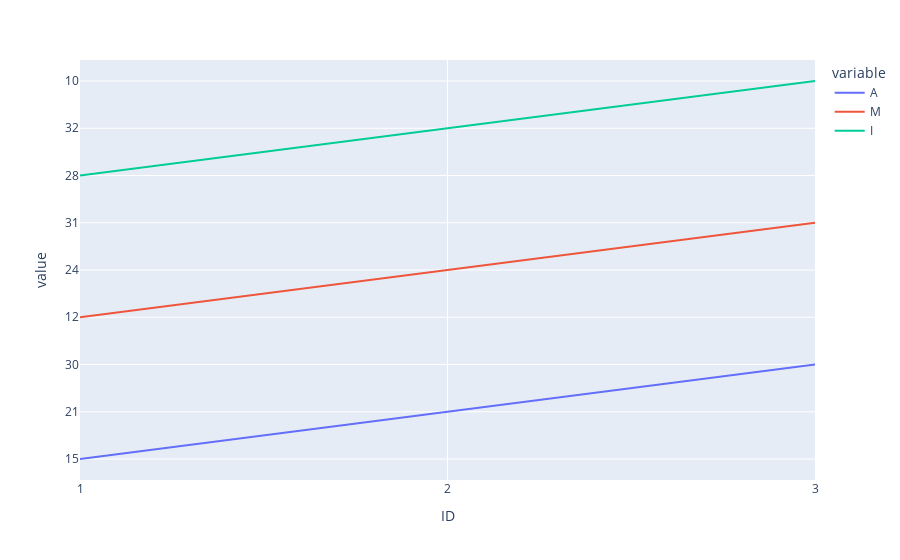

Notebook source saved alongside this figure:
### Code cell
#df1 = df.melt(id_vars=['Date']+list(df.keys()[5:]), var_name='AAPL')
#px.line(df1, x='Date', y='value', color='AAPL' )

df = pd.DataFrame({
    'ID': ['1','2','3'],
    'A': ['15','21','30'],
    'M': ['12','24','31'],
    'I': ['28','32','10']})


fig = px.line(df, x='ID', y=df.columns)
fig.show()

### Figure 1 — Plotly figure (JSON) as saved in the notebook; plotly's stock layout.template omitted (floating-point values rounded to 4 significant figures)
{"data": [{"hovertemplate": "variable=A<br>ID=%{x}<br>value=%{y}<extra></extra>", "legendgroup": "A", "line": {"color": "#636efa", "dash": "solid"}, "mode": "lines", "name": "A", "orientation": "v", "showlegend": true, "type": "scatter", "x": ["1", "2", "3"], "xaxis": "x", "y": ["15", "21", "30"], "yaxis": "y"}, {"hovertemplate": "variable=M<br>ID=%{x}<br>value=%{y}<extra></extra>", "legendgroup": "M", "line": {"color": "#EF553B", "dash": "solid"}, "mode": "lines", "name": "M", "orientation": "v", "showlegend": true, "type": "scatter", "x": ["1", "2", "3"], "xaxis": "x", "y": ["12", "24", "31"], "yaxis": "y"}, {"hovertemplate": "variable=I<br>ID=%{x}<br>value=%{y}<extra></extra>", "legendgroup": "I", "line": {"color": "#00cc96", "dash": "solid"}, "mode": "lines", "name": "I", "orientation": "v", "showlegend": true, "type": "scatter", "x": ["1", "2", "3"], "xaxis": "x", "y": ["28", "32", "10"], "yaxis": "y"}], "layout": {"legend": {"title": {"text": "variable"}, "tracegroupgap": 0}, "margin": {"t": 60}, "xaxis": {"anchor": "y", "domain": [0, 1], "title": {"text": "ID"}}, "yaxis": {"anchor": "x", "domain": [0, 1], "title": {"text": "value"}}}}
